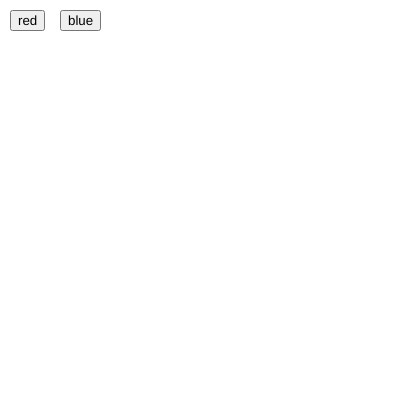
Frame 1 (no input)
Frame 60 (no input): identical to frame 1, image omitted
Frame 120 (the mouse pressed at the canvas centre since frame 60): identical to frame 1, image omitted

The p5.js sketch that drew this single still picture (run headless with seeded random() and noise() and a simulated clock; from frame 60 on, the mouse is pressed at the canvas centre):

// p5.js sketch
// ── sketch.js
/**
 *
 * STEP 4: event callbacks.
 *
 * button.mousePressed(fn) means:
 *   "when THIS button is pressed, call fn."
 *
 * The button holds on to our function and calls it later,
 * whenever someone clicks.
 *
 */
let bgColor = 'white';

function setup() {
  createCanvas(400, 400);

  // Version A: pass a named function (no () after it!)
  let redButton = createButton('red');
  redButton.position(10, 10);
  redButton.mousePressed(makeRed);

  // Version B: an arrow function. () => { ... } is a function
  // with no name, written right where we need it.
  let blueButton = createButton('blue');
  blueButton.position(60, 10);
  blueButton.mousePressed(() => {
    bgColor = 'steelblue';
  });
}

function draw() {
  background(bgColor);
}

function makeRed() {
  bgColor = 'tomato';
}

// Try it: add a 'random' button that sets bgColor to
// random(['gold', 'orchid', 'mediumseagreen']).
